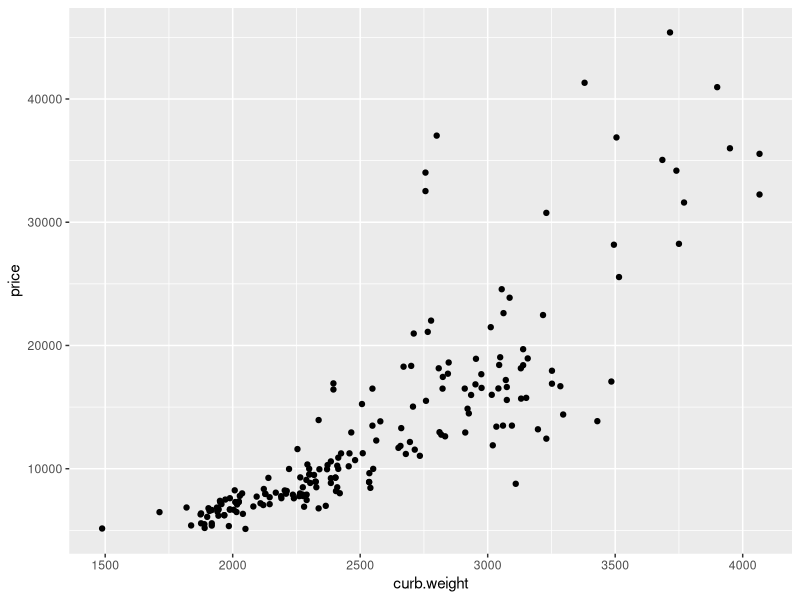
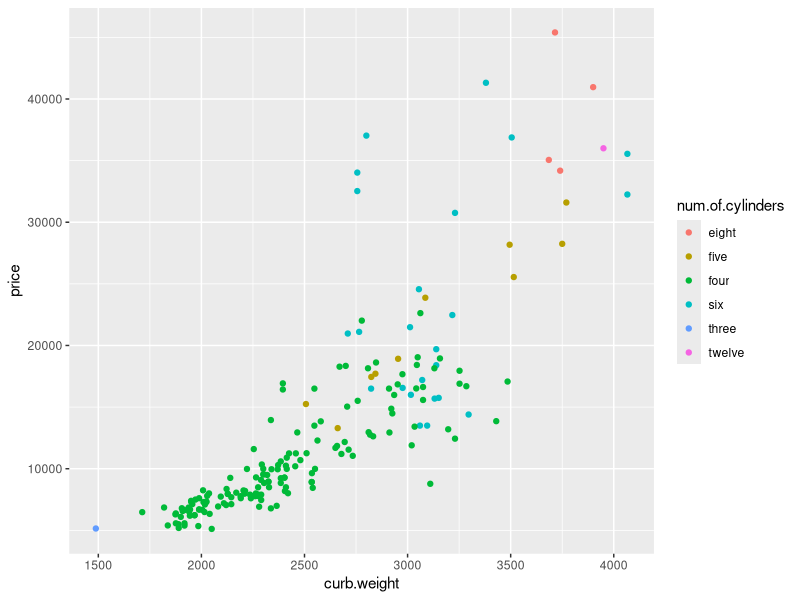
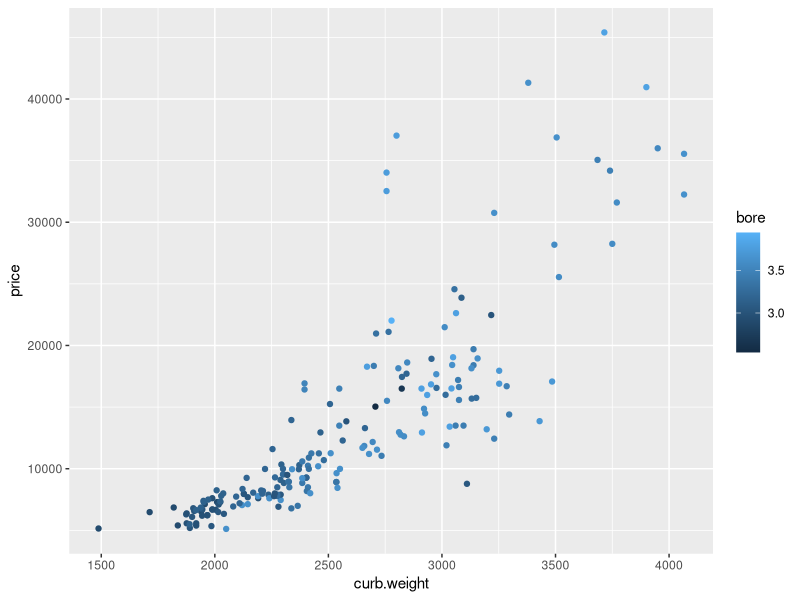
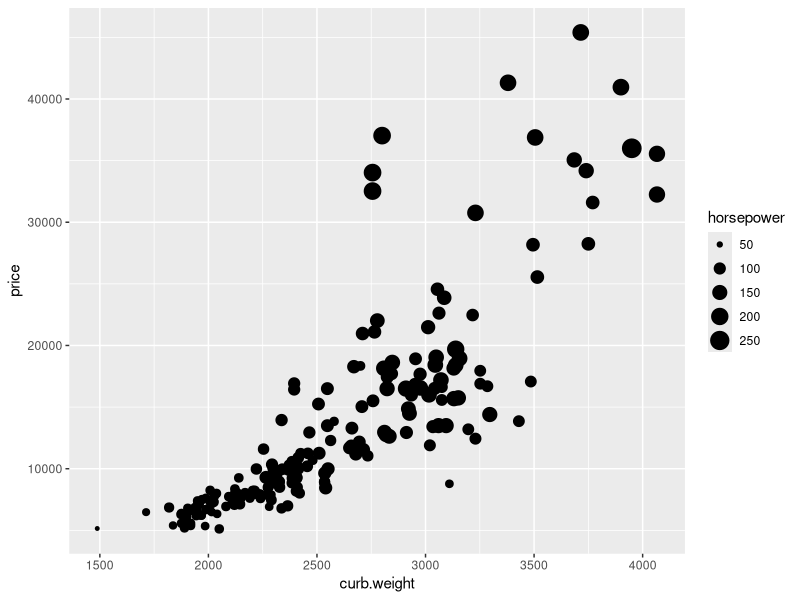
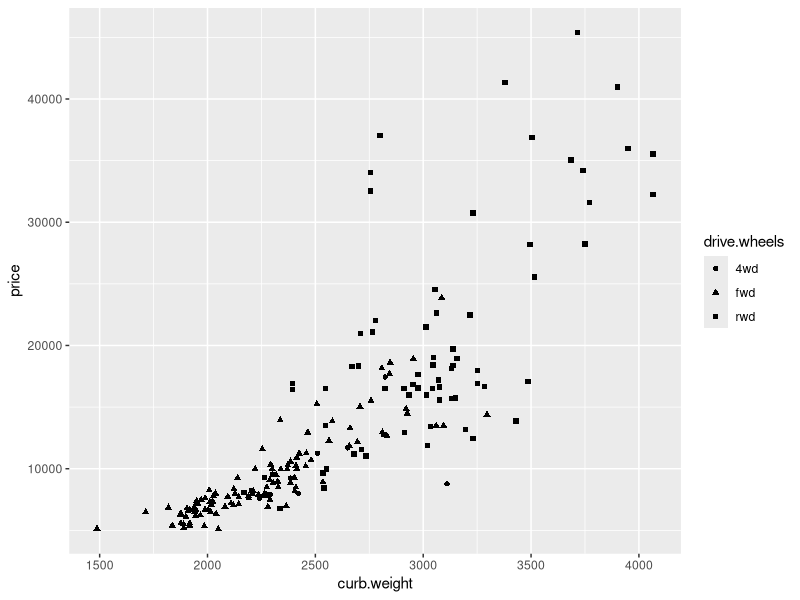
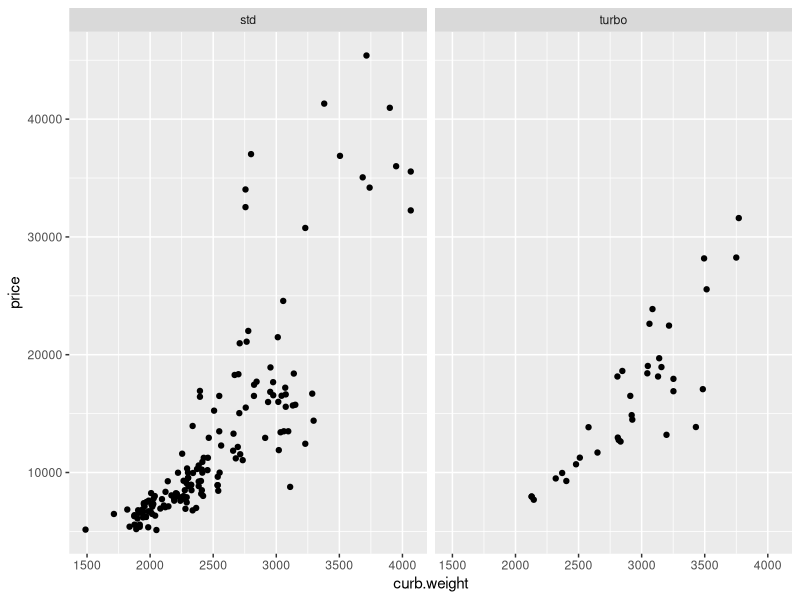
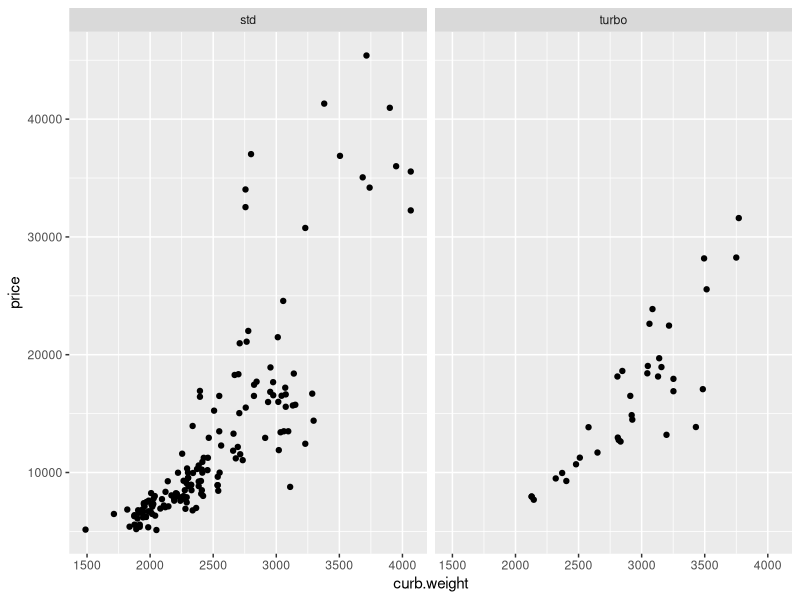
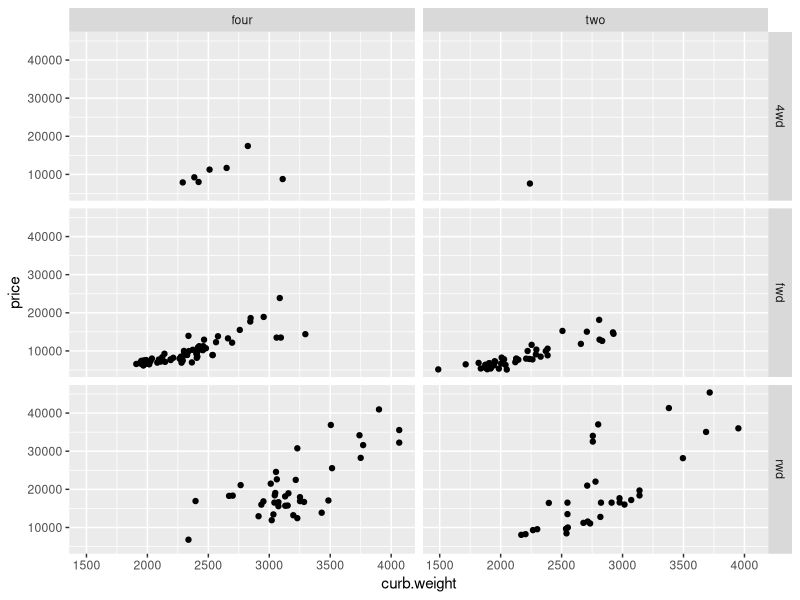

The R script that drew these images, in order:
## ----intro_read,message=FALSE,warning=FALSE,results='hide',echo=FALSE----
### Install packages if you don't have them yet
### Typical install:
# install.packages('ggplot2',  dependencies = T)
install.packages('dplyr', dependencies = T)

### Install personal copy (no admin rights)
# install.packages('gpplot2',lib="/path/to/myfolder")
# install.packages('dplyr',lib="/path/to/myfolder")

### Load packages
# Load packages
library(ggplot2)

library(stats)
library(base)
library(dplyr)


# setwd("SET THE Working Director to THE PATH TO THIS DIRECTORY")



# Load personal copy
# library(ggplot2,lib.loc="/path/to/myfolder")
# library(dplyr,lib.loc="/path/to/myfolder")
# Read In data
auto.data <- read.csv("./Datasets/auto/AutoData.csv",
                      header = TRUE)
# tbl_df() isn't necessary here
# It helps to display the data more clearly
auto.data <- tbl_df(auto.data)


## ----intro_dataExamine,eval=FALSE----------------------------------------
# Find the dimensions
dim(auto.data)
# Look at the structure
str(auto.data)
# Examine the top
head(auto.data)
# Find out about a function
?str


## ----scatter_explot,echo=FALSE,out.width=".7\\linewidth"-----------------
qplot(curb.weight,price,data=auto.data)


## ----aes_ex1_plot,echo=FALSE,out.width=".45\\linewidth",fig.show='hold'----
# map color to factor/categorical variable
qplot(curb.weight,
      price,
      data=auto.data,
      color=num.of.cylinders)

# map color to continuous variable
qplot(curb.weight,
      price,
      data=auto.data,
      color=bore)

## ----aes_tryout,eval=FALSE-----------------------------------------------
qplot(curb.weight,
      price,
      data=auto.data,
      size=horsepower)

qplot(curb.weight,
      price,
      data=auto.data,
      shape=drive.wheels)

## ----facet_ex,eval=FALSE-------------------------------------------------
qplot(curb.weight,
      price,
      data=auto.data) + facet_wrap(~aspiration)

## ----facet_plot,echo=FALSE,out.width=".7\\linewidth"---------------------
qplot(curb.weight,
      price,
      data=auto.data) + facet_wrap(~aspiration)


## ----grid_plot,echo=FALSE,out.width=".7\\linewidth"----------------------
qplot(curb.weight,
      price,
      data=auto.data) +
  facet_grid(drive.wheels~num.of.doors)

## ----try_out_facets,eval=FALSE-------------------------------------------
qplot(curb.weight,
      price,
      data=auto.data) + facet_grid(.~drive.wheels)

qplot(curb.weight,
      price,
      data=auto.data) + facet_grid(drive.wheels~.)

qplot(curb.weight,
      price,
      data=auto.data,
      color=num.of.doors) + facet_grid(drive.wheels~.)

## ----scatter_geom_ex,eval=FALSE------------------------------------------
qplot(curb.weight,price,data=auto.data,geom='point')


## ----geom_hist_plot,out.width=".7\\linewidth",echo=FALSE,message=FALSE,warning=FALSE----
# geom_histogram operates with a single continuous variable.
# Let's look at price

# geom_histogram operates with a single continuous variable.
# Let's look at price
qplot(price,
      data=auto.data,
      geom='histogram')

# or via qplot's defaults
qplot(price,data=auto.data)



## ----echo=FALSE,out.width=".6\\linewidth",message=FALSE,warning=FALSE----
qplot(price,
      data=auto.data,
      geom='histogram',
      binwidth=20000)


## ----xlim_plot,echo=FALSE,out.width=".7\\linewidth",message=FALSE,warning=FALSE,warning=FALSE----

# Note our price distribution is a bit skewed 
# Perhaps we are not interested in higher priced (≥ 20, 000 say) cars 
# We can limit our plot cars with lower price by setting limits 

qplot(price,
      data=auto.data,
      geom='histogram',
      binwidth=450) +
  xlim(4000,20000)


## ----hist_aes_plot,echo=FALSE,out.width=".45\\linewidth",message=FALSE,warning=FALSE,fig.show='hold'----
qplot(price,
      data=auto.data,
      color=drive.wheels)

qplot(price,
      data=auto.data,
      fill=drive.wheels)


## ----hist_facet_plot,echo=FALSE,out.width=".7\\linewidth",message=FALSE,warning=FALSE----
qplot(price,
      data=auto.data) +
  facet_wrap(~drive.wheels)


## ----hist_facet_scale_plot,echo=FALSE,out.width=".7\\linewidth",message=FALSE,warning=FALSE----

# This helps us separate out the categorical variables much easier.
# Note the counts vary quite a bit among the different classes, but yet the
# count axis is the same for all. We can change this by modifying the
# facet_wrap call:

qplot(price,
      data=auto.data) +
  facet_wrap(~drive.wheels,
             scales = 'free_y')

## ----hist_facet_scale_plot3,echo=FALSE,out.width=".6\\linewidth",message=FALSE,warning=FALSE----
qplot(price,
      data=auto.data) +
  facet_wrap(~drive.wheels,
             scales = 'free_y',
             nrow=3)

## ----hist_density,eval=FALSE---------------------------------------------
qplot(price,data=auto.data,
      geom='density')
qplot(price,
      ..density.., # don't use counts
      data=auto.data,
      geom='histogram') +
  geom_density()
qplot(height,price,
      data=auto.data,
      geom='density2d')
qplot(height,price,
      data=auto.data)+
  geom_density2d()

## ----boxplot,eval=FALSE--------------------------------------------------
qplot(drive.wheels,
      price,
      data=auto.data,
      geom='boxplot')
